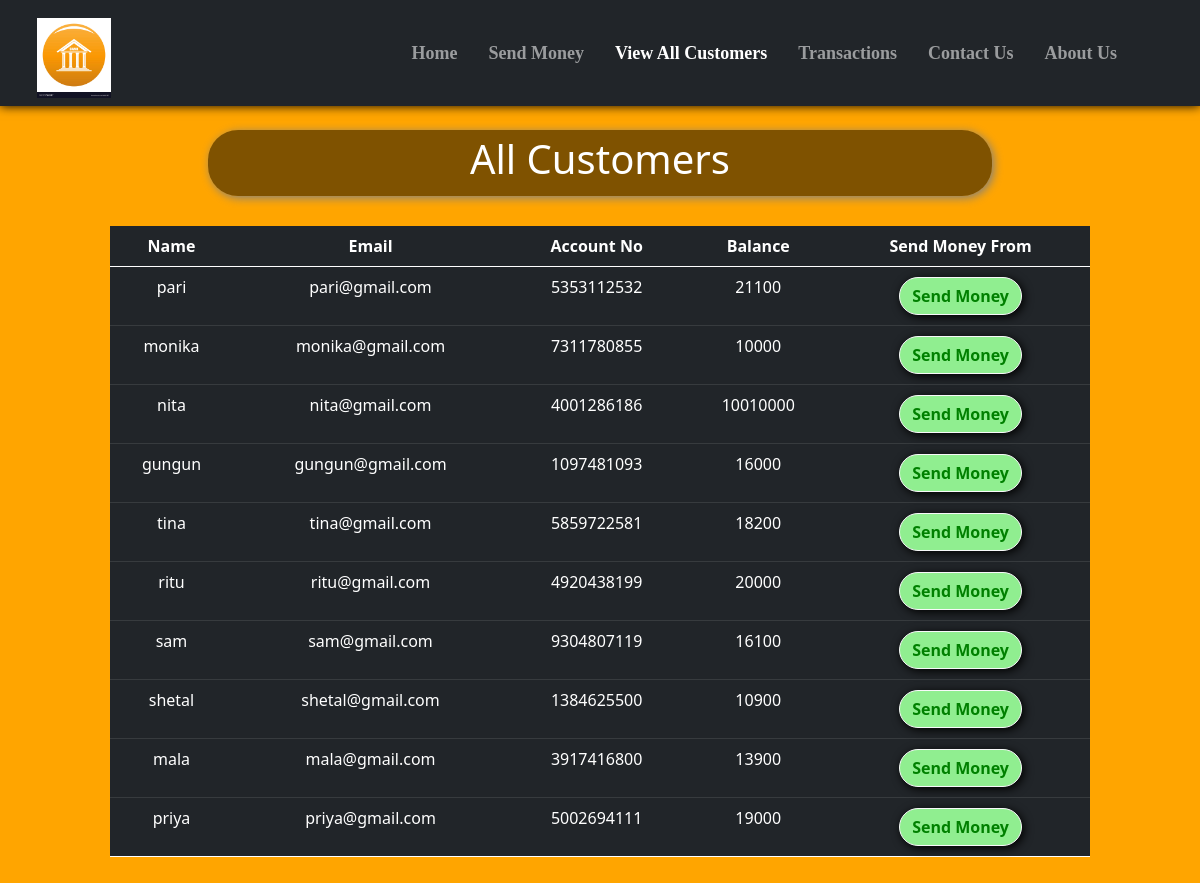
/all_cust.php, run on the app's committed database.
### tables this page shows
CREATE TABLE `users` (
  `sr` int(11) NOT NULL,
  `name` varchar(20) NOT NULL,
  `email` varchar(20) NOT NULL,
  `accno` varchar(10) NOT NULL,
  `blc` bigint(20) NOT NULL
);

### all_cust.php (the view, shortened to what this page needs)
<!doctype html>
<html lang="en">
<head>
    <link href="https://cdn.jsdelivr.net/npm/bootstrap@5.0.2/dist/css/bootstrap.min.css" rel="stylesheet"
>
    <link rel="stylesheet" href="https://cdnjs.cloudflare.com/ajax/libs/font-awesome/5.15.3/css/all.min.css"
 />
</head>
<body style="background-color:orange;">
    <?php include 'spin.php'; ?>
    <nav class="navbar navbar-expand-lg navbar-dark bg-dark fixed fixed-top"
        style="font-family:candara; font-size:18px; box-shadow: 0px 0px 10px 0px black;">
        <div class="container-fluid">
            <a href="index.php"><img src="statics\logo.jpg" alt=""
                    style="height: 80px; margin-left:25px; margin-top:10px;"></a>
        </div>
        <div class="collapse navbar-collapse" id="navbarSupportedContent">
            <b>
                <ul class="navbar-nav ">
                    <li class="nav-item nav-links" style="margin-left:15px;">
                        <a class="nav-link text-nowrap" aria-current="page" href="index.php">Home</a>
                    </li>
                    <li class="nav-item" style="margin-left:15px; ">
                        <a class="nav-link text-nowrap" href="send_money.php">Send Money</a>
                    </li>
                    <li class="nav-item" style="margin-left:15px;">
                        <a class="nav-link text-nowrap active" href="all_cust.php">View All Customers</a>
                    </li>
                    <li class="nav-item" style="margin-left:15px;">
                        <a class="nav-link text-nowrap" href="transactions.php">Transactions</a>
                    </li>
                    <li class="nav-item" style="margin-left:15px;">
                        <a class="nav-link text-nowrap" href="contact_us.php">Contact Us</a>
                    </li>
                    <li class="nav-item" style="margin-left:15px; margin-right:75px;">
                        <a class="nav-link text-nowrap" href="about_us.php">About Us</a>
                    </li>
                </ul>
            </b>
        </div>
    </nav>
    <center>
        <div class="container" style="margin-top: 10%; padding:10px 80px 10px 80px; ">
            <div
                style="width:80%; background-color:rgba(0,0,0,.5); padding:5px 5px 5px 5px; border-radius:30px; box-shadow: 2px 2px 10px gray;">
                <h1 style=" color:white;">All Customers</h1>
            </div>
            <?php
    $conn = mysqli_connect($servername, $username, $password, $database);
    if(!$conn){
        die("Connection not established: ".mysqli_connect_error());
    }else{
        $sql = "SELECT * FROM `users`";
        $result = mysqli_query($conn, $sql);
?>
            <table class="table table-dark" style="margin-top: 30px;">
                <thead>
                    <tr>
                        <th scope="col">Name</th>
                        <th scope="col">Email</th>
                        <th scope="col">Account No</th>
                        <th scope="col">Balance</th>
                        <th scope="col">Send Money From</th>
                    </tr>
                </thead>
                <?php
echo "<tbody>";
        while($row = mysqli_fetch_assoc($result)){
        echo    '
            <tr>
              <td>'.$row['name'].'</td>
              <td>'.$row['email'].'</td>
              <td>'.$row['accno'].'</td>
              <td>'.$row['blc'].'</td>
              <td style="padding:10px 10px 10px 10px">
              <a href="send_money.php?reads='.$row['accno'].'"
              <button type="button" class="btn mybtn btn-outline-light">Send Money</button>
              </a>
              </td>
            </tr>';
    }
    }
    echo "</tbody>";
?>
        </div>
    </center>
</body>
</html>

### spin.php (shortened to what this page needs)
<html>
<head>
<link rel="stylesheet" href="https://cdnjs.cloudflare.com/ajax/libs/font-awesome/5.15.3/css/all.min.css" />
</head>
<body>
    </body>
</html>

### all_cust.php (style rules this page uses)
th, td { text-align: center; }
.mybtn { box-shadow: 2px 2px 10px black; border-radius: 30px; font-weight: bold; background-color: lightgreen; color: green; }

### data on the page
users: name "pari", email "pari@gmail.com", accno "5353112532", blc "21100"
users: name "monika", email "monika@gmail.com", accno "7311780855", blc "10000"
users: name "nita", email "nita@gmail.com", accno "4001286186", blc "10010000"
users: name "gungun", email "gungun@gmail.com", accno "1097481093", blc "16000"
users: name "tina", email "tina@gmail.com", accno "5859722581", blc "18200"
users: name "ritu", email "ritu@gmail.com", accno "4920438199", blc "20000"
users: name "sam", email "sam@gmail.com", accno "9304807119", blc "16100"
users: name "shetal", email "shetal@gmail.com", accno "1384625500", blc "10900"
users: name "mala", email "mala@gmail.com", accno "3917416800", blc "13900"
users: name "priya", email "priya@gmail.com", accno "5002694111", blc "19000"
